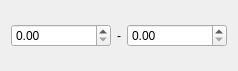
<?xml version="1.0" encoding="UTF-8"?>
<ui version="4.0">
 <class>range_widget</class>
 <widget class="QWidget" name="range_widget">
  <property name="geometry">
   <rect>
    <x>0</x>
    <y>0</y>
    <width>235</width>
    <height>71</height>
   </rect>
  </property>
  <property name="minimumSize">
   <size>
    <width>0</width>
    <height>0</height>
   </size>
  </property>
  <layout class="QGridLayout" name="gridLayout">
   <item row="0" column="0">
    <widget class="ScientificDoubleSpinBox" name="min">
     <property name="sizePolicy">
      <sizepolicy hsizetype="Fixed" vsizetype="Fixed">
       <horstretch>0</horstretch>
       <verstretch>0</verstretch>
      </sizepolicy>
     </property>
     <property name="minimumSize">
      <size>
       <width>100</width>
       <height>0</height>
      </size>
     </property>
    </widget>
   </item>
   <item row="0" column="1">
    <widget class="QLabel" name="hyphen">
     <property name="sizePolicy">
      <sizepolicy hsizetype="Minimum" vsizetype="Preferred">
       <horstretch>0</horstretch>
       <verstretch>0</verstretch>
      </sizepolicy>
     </property>
     <property name="text">
      <string>-</string>
     </property>
     <property name="alignment">
      <set>Qt::AlignCenter</set>
     </property>
    </widget>
   </item>
   <item row="0" column="2">
    <widget class="ScientificDoubleSpinBox" name="max">
     <property name="sizePolicy">
      <sizepolicy hsizetype="Fixed" vsizetype="Fixed">
       <horstretch>10</horstretch>
       <verstretch>0</verstretch>
      </sizepolicy>
     </property>
     <property name="minimumSize">
      <size>
       <width>100</width>
       <height>0</height>
      </size>
     </property>
    </widget>
   </item>
  </layout>
 </widget>
 <customwidgets>
  <customwidget>
   <class>ScientificDoubleSpinBox</class>
   <extends>QDoubleSpinBox</extends>
   <header>scientificspinbox.h</header>
  </customwidget>
 </customwidgets>
 <tabstops>
  <tabstop>min</tabstop>
  <tabstop>max</tabstop>
 </tabstops>
 <resources/>
 <connections/>
</ui>
